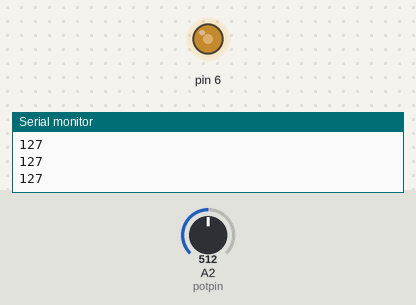
This sketch was run on a simulated Arduino Uno, built with avr-gcc and run on an emulated ATmega328P. Parts: output pins drawn as LEDs (lit = HIGH), the last lines printed to the serial monitor. Inputs (shaded band) come from the test bench; at power-on: A2 (potpin) = 512.

Above: at 1.2 s.
1.3 s: A2 (potpin) set to 716
At 2.2 s:
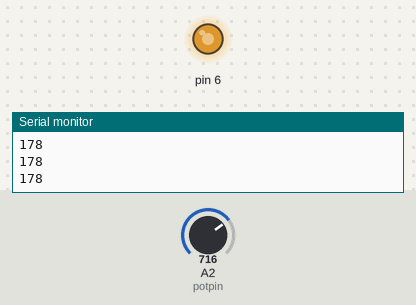
2.8 s: A2 (potpin) set to 900
At 3.4 s:
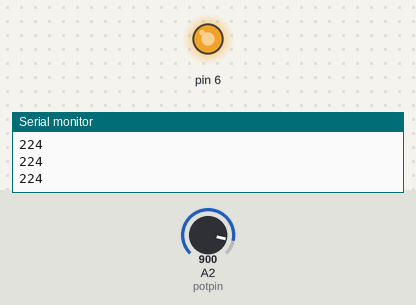
4.3 s: A2 (potpin) set to 122
At 5.5 s:
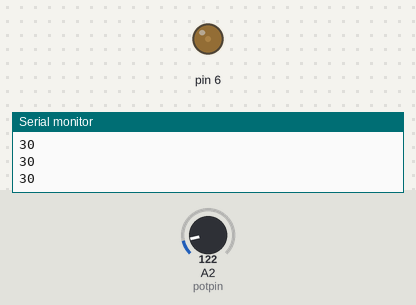
5.8 s: A2 (potpin) set to 0
At 6.8 s:
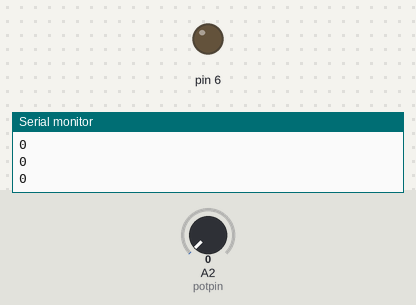
7.3 s: A2 (potpin) set to 511
At 7.9 s:
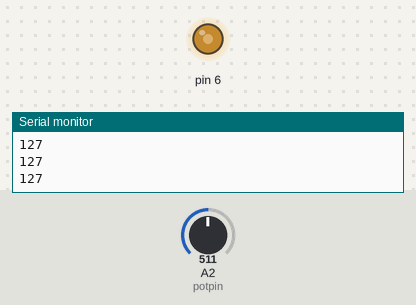
Timing chart, 0 to 9.8 s (numbered marks = the images above; inputs shaded):
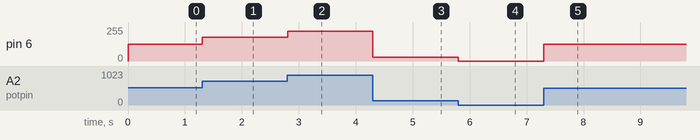

Measured:
- after the input at 1.3 s, pin 6: 127/255 → 178/255 at once
- after the input at 2.8 s, pin 6: 178/255 → 224/255 at once
- after the input at 4.3 s, pin 6: 224/255 → 30/255 at once
- after the input at 5.8 s, pin 6: 30/255 → 0/255 at once
- after the input at 7.3 s, pin 6: 0/255 → 127/255 at once

The sketch:

q9.ino
```cpp
int value;
int potpin = A2;

void setup()
{
  pinMode(6, OUTPUT);
  Serial.begin(9600);
}

void loop()
{
  value = analogRead(potpin);
  value = map(value, 0, 1023, 0, 255);
  analogWrite(6, value);
  Serial.println(value);
}
```
